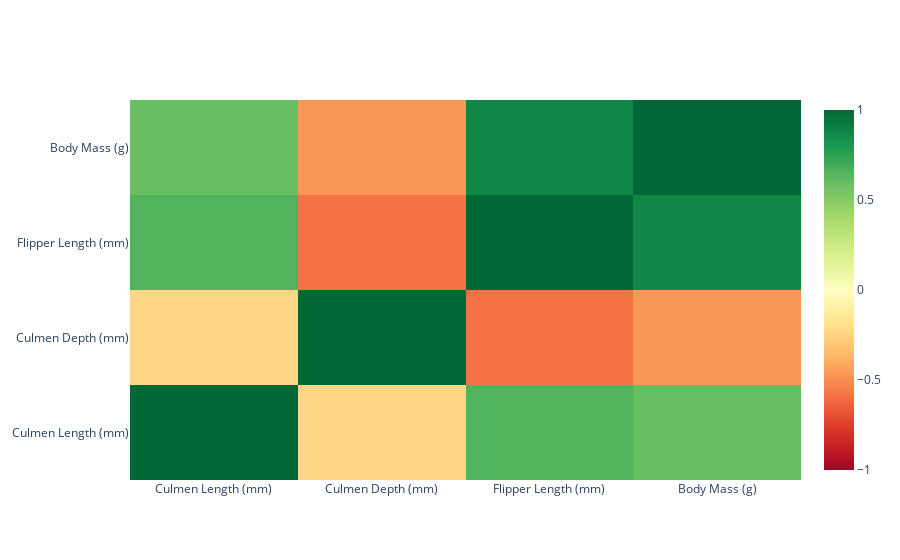

Notebook code for this chart:
### Code cell
# Set up the correlation plot
fig = go.Figure(go.Heatmap(
  		# Set the appropriate x, y and z values
        z=penguin_corr.values.tolist(),
        x=penguin_corr.columns,
        y=penguin_corr.columns,
  		# Set the color scale,
        colorscale='rdylgn', 
  		# Set min and max values
        zmin=-1, zmax=1))

# Show the plot
fig.show()
with open("../docs/plots/correlation/correlation_plot_1.html", "w") as f:
    f.write(fig.to_html())

### Figure 1 — Plotly figure (JSON) as saved in the notebook; plotly's stock layout.template omitted (floating-point values rounded to 4 significant figures)
{"data": [{"colorscale": [[0.0, "rgb(165,0,38)"], [0.1, "rgb(215,48,39)"], [0.2, "rgb(244,109,67)"], [0.3, "rgb(253,174,97)"], [0.4, "rgb(254,224,139)"], [0.5, "rgb(255,255,191)"], [0.6, "rgb(217,239,139)"], [0.7, "rgb(166,217,106)"], [0.8, "rgb(102,189,99)"], [0.9, "rgb(26,152,80)"], [1.0, "rgb(0,104,55)"]], "x": ["Culmen Length (mm)", "Culmen Depth (mm)", "Flipper Length (mm)", "Body Mass (g)"], "y": ["Culmen Length (mm)", "Culmen Depth (mm)", "Flipper Length (mm)", "Body Mass (g)"], "z": [[1.0, -0.2351, 0.6562, 0.5951], [-0.2351, 1.0, -0.5839, -0.4719], [0.6562, -0.5839, 1.0, 0.8712], [0.5951, -0.4719, 0.8712, 1.0]], "zmax": 1, "zmin": -1, "type": "heatmap"}], "layout": {}}
